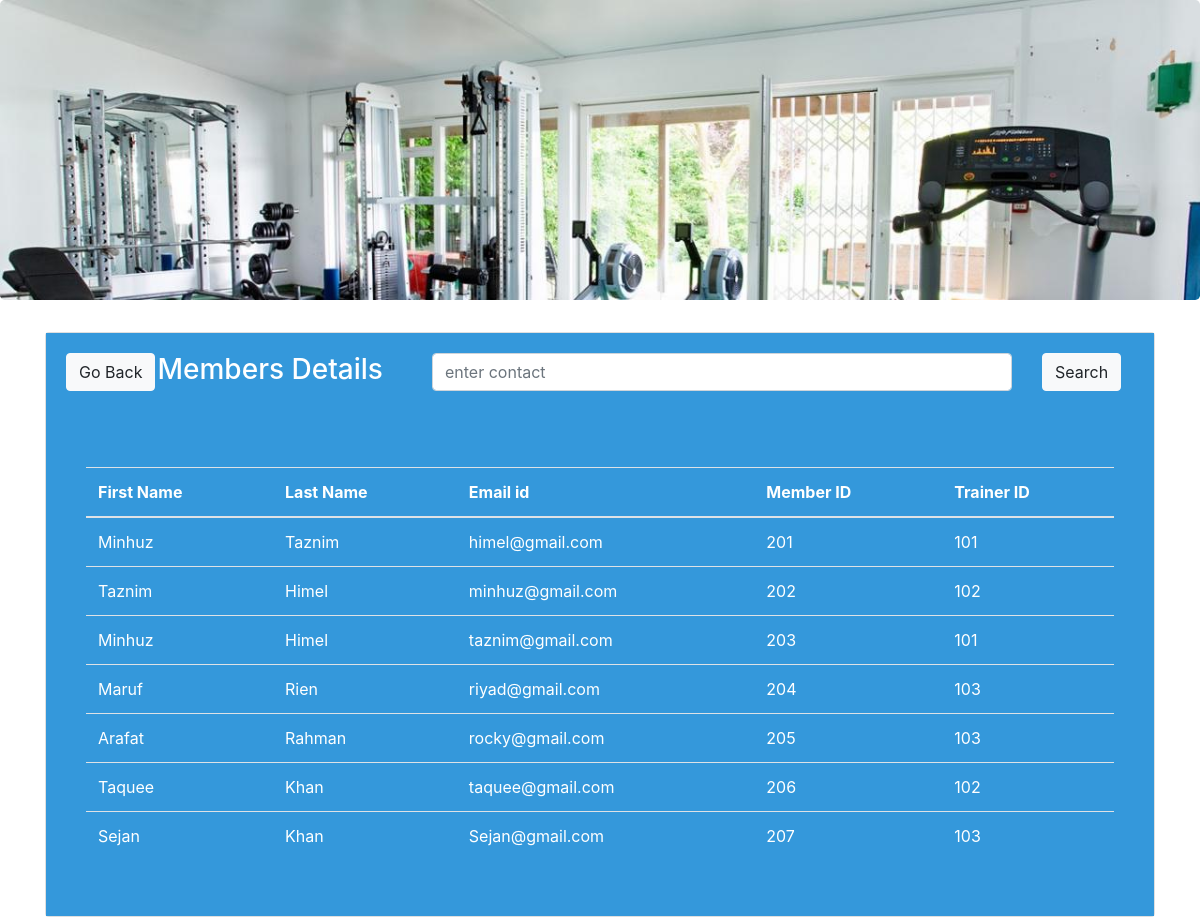
The page /trainer_details.php on the database its author committed.
### tables this page shows
CREATE TABLE `doctorapp` (
  `fname` varchar(40) NOT NULL,
  `lname` varchar(40) NOT NULL,
  `email` varchar(40) NOT NULL,
  `contact` varchar(40) NOT NULL,
  `docapp` varchar(60) NOT NULL
);

### func.php (the view, shortened to what this page needs)
<?php
$con=mysqli_connect("localhost","root","","loginsystem");
 function get_patient_details(){
    global $con;
    $query="select * from doctorapp";
    $result=mysqli_query($con,$query);
    while ($row=mysqli_fetch_array($result)){
         $fname=$row ['fname'];
    $lname=$row['lname'];
    $email=$row['email'];
    $contact=$row['contact'];
    $docapp=$row['docapp'];
      echo "<tr>
          <td>$fname</td>
        <td>$lname</td>
            <td>$email</td>
            <td>$contact</td>
          <td>$docapp</td>
        </tr>";
    }
}
?>

### trainer_details.php (shortened to what this page needs)
<!DOCTYPE html>
<?php include("func.php");?>
<html>
<head>
	 <link rel="stylesheet" href="https://maxcdn.bootstrapcdn.com/bootstrap/4.0.0-beta/css/bootstrap.min.css">
</head>
<body>
<div class="jumbotron" style="background: url('images/2.jpg') no-repeat;background-size: cover;height: 300px;"></div>
 <div class="container">
<div class="card">
     <div class="card-body" style="background-color:#3498DB;color:#ffffff;">
         <div class="row">
             <div class="col-md-1">
    <a href="admin-panel.php" class="btn btn-light ">Go Back</a>
             </div>
             <div class="col-md-3"><h3>Members Details</h3></div>
             <div class="col-md-8">
         <form class="form-group" action="trainer_search.php" method="post">
          <div class="row">
   <div class="col-md-10"><input type="text" name="search" class="form-control" placeholder="enter contact"></div>
              <div class="col-md-2"><input type="submit" name="patient_search_submit" class="btn btn-light" value="Search"> </div></div>
                 </form></div></div></div>
     <div class="card-body" style="background-color:#3498DB;color:#ffffff;">
         <div class="card-body">
    <table class="table table-hover">
        <thead>
     <tr>
            <th>First Name</th>
            <th>Last Name</th>
         <th>Email id</th>
         <th>Member ID</th>
         <th>Trainer ID</th>
        </tr>
        </thead>
        <tbody>
          <?php get_patient_details(); ?>
        </tbody>
    </table>
     </div>
    </div>
    </div>
    </div>
    </body>
</html>

### rows shown on the page
doctorapp: fname "Minhuz", lname "Taznim", email "himel@gmail.com", contact "201", docapp "101"
doctorapp: fname "Taznim", lname "Himel", email "minhuz@gmail.com", contact "202", docapp "102"
doctorapp: fname "Minhuz", lname "Himel", email "taznim@gmail.com", contact "203", docapp "101"
doctorapp: fname "Maruf", lname "Rien", email "riyad@gmail.com", contact "204", docapp "103"
doctorapp: fname "Arafat", lname "Rahman", email "rocky@gmail.com", contact "205", docapp "103"
doctorapp: fname "Taquee", lname "Khan", email "taquee@gmail.com", contact "206", docapp "102"
doctorapp: fname "Sejan", lname "Khan", email "Sejan@gmail.com", contact "207", docapp "103"
